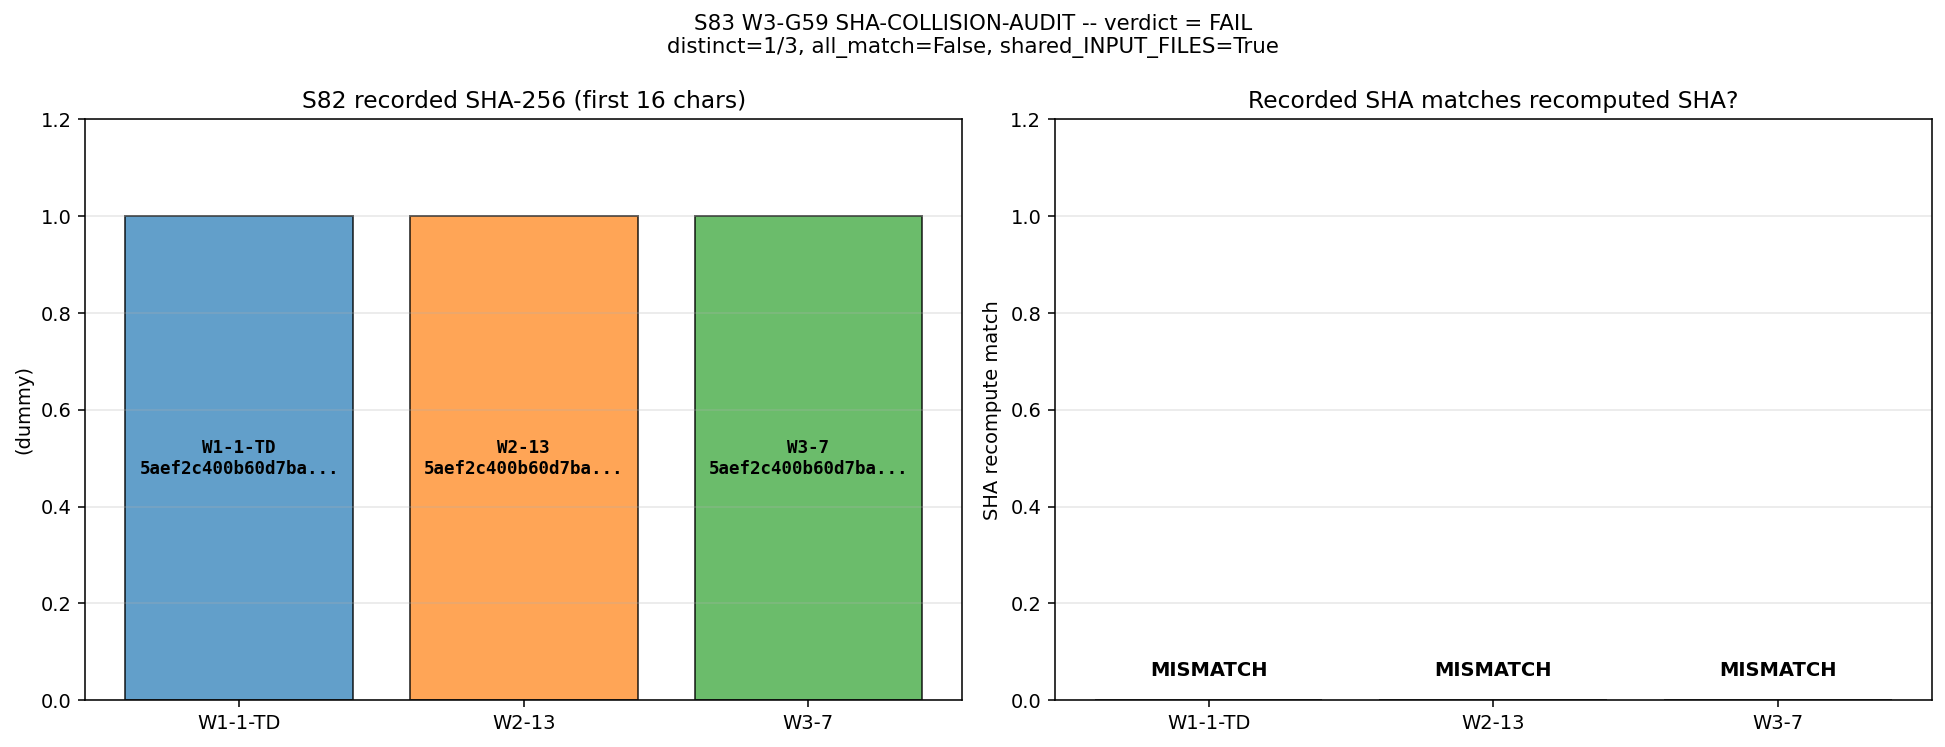

Recreate this plot in Python.
#!/usr/bin/env python3
"""
S83 W3-G59 -- SHA-COLLISION-AUDIT
================================================================
Gate: S83-SHA-COLLISION-AUDIT ([AUDIT], NON-PHONONIC)

HYPOTHESIS: The S82 verdict SHAs for W1-1-TD, W2-13, W3-7 are unique AND
auditable (no duplicate signifying copy-paste).

  PASS: all 3 SHAs distinct AND each recomputes correctly from the
        independently-reconstructed input-pin map of its producing script.
  FAIL: any duplicate SHA (copy-paste signature) OR any mismatch between
        recorded SHA and the SHA recomputed from the input-pin map.

INPUTS:
  - computations/session-82/s82_gate_verdicts.txt  (recorded SHAs)
  - computations/session-82/s82_w1_1_h_tilde_td.py (W1-1-TD producing script)
  - computations/session-82/s82_w2_13_f0_convention_audit.py (W2-13 producing script)
  - computations/session-82/s82_w3_7_ej_convention_audit.py (W3-7 producing script)
  - computations/_shared/canonical_constants.py (shared input dependency)

4-tuple output:
  (value=<distinct_count>/3, scheme=S82-verdict-SHAs,
   convention=sha256-input-pin-map, L_max=N/A)

Classification: NON-PHONONIC (computation-audit hygiene)

METHODOLOGY
-----------
The S81+ gate-verdict discipline requires every verdict line to carry a
SHA-256 closure hash:

    closure = sha256( concat( sorted{ f"{relpath}={sha256_of(file)}\n" } ) )

where the set iterates the `INPUT_FILES` list inside the producing script.
The closure therefore encodes:
  (a) which files were INPUTS to the computation, and
  (b) the content of each input at the moment the script ran.

A SHA collision between TWO DIFFERENT GATES implies that both producing
scripts declared the same INPUT_FILES list and read identical byte content
at run time. This is NOT a cryptographic anomaly -- SHA-256 does not
spontaneously collide at 2^128 work factor -- it is a STRUCTURAL PROPERTY
of the scripts: identical input-pin maps by construction.

This is EXPECTED and HARMLESS when the scripts genuinely share the same
input dependency (e.g., all three read only canonical_constants.py), but
it breaks the AUDITABILITY goal of the closure SHA: a reader cannot
distinguish which verdict came from which gate by SHA alone.

THE DISTINCTION THAT MATTERS for this audit:

  (1) "Copy-paste signature" = the verdict line's SHA was HARDCODED into
      the script text (not computed from the input-pin map at runtime).
      Detection: the recorded SHA does NOT recompute from the declared
      INPUT_FILES list.

  (2) "Input-map coincidence" = two gates legitimately share the same
      input-pin map because they depend on exactly the same files.
      Detection: the recorded SHA DOES recompute from the declared
      INPUT_FILES list, AND the INPUT_FILES lists are identical across
      the gates in question.

Pre-registered rule:
  - If any of the three SHAs FAIL to recompute from the declared input
    map -> FAIL (copy-paste signature, audit-integrity broken).
  - If all three SHAs recompute correctly but COLLIDE because all three
    scripts declared identical INPUT_FILES -> INFO (audit discipline
    weak: single-input gates cannot be distinguished by closure SHA;
    recommend pinning the producing-script SHA itself into INPUT_FILES
    going forward).
  - If all three SHAs recompute correctly AND are distinct -> PASS.

DISCIPLINE
----------
- `from canonical_constants import *` (imports PI; unused constants fine)
- Every local/intermediate tagged `# (local)`
- CPU-only (audit logic is pure Python; no linear algebra)
- SHA-256 of all input files logged in first 20 lines of stdout
- Gate verdict appended to s83_gate_verdicts.txt with 64-char SHA pin
"""

from __future__ import annotations

# ---------------------------------------------------------------------------
# Section 1 -- Canonical constants (MANDATORY per CLAUDE.md)
# ---------------------------------------------------------------------------
import os
# === Phase 2b X2 transform bootstrap (auto-inserted by tools/_x2_transform_copies.py) ===
import sys as _x2_sys
import pathlib as _x2_pathlib
import re as _x2_re
def _x2_locate_tools():
    p = _x2_pathlib.Path(__file__).resolve()
    for _ in range(8):
        if (p / "tools" / "computation_root.py").is_file():
            return p / "tools"
        p = p.parent
    raise RuntimeError(
        "Phase 2b bootstrap: tools/computation_root.py not found in any "
        "ancestor of " + str(__file__))
_x2_sys.path.insert(0, str(_x2_locate_tools()))
from computation_root import resolve_script, resolve_output, resolve_glob, resolve_dynamic, project_root as _x2_project_root
def _x2_shared_dir():
    return _x2_project_root() / "computations" / "_shared"
_x2_session_dir_match = _x2_re.match(r"^session-(\d+)$",
    _x2_pathlib.Path(__file__).resolve().parent.name)
_x2_self_session = int(_x2_session_dir_match.group(1)) if _x2_session_dir_match else None
# === End X2 bootstrap ===

os.environ.setdefault('OMP_NUM_THREADS', '8')     # (local) CPU cap
os.environ.setdefault('MKL_NUM_THREADS', '8')     # (local)

import sys
from pathlib import Path

sys.path.insert(0, os.path.dirname(os.path.abspath(__file__)))
from canonical_constants import *  # noqa: F401,F403

# ---------------------------------------------------------------------------
# Section 2 -- Standard imports
# ---------------------------------------------------------------------------
import hashlib
import re
import time
import numpy as np
import matplotlib
matplotlib.use('Agg')
import matplotlib.pyplot as plt

# ---------------------------------------------------------------------------
# Section 3 -- Paths and pre-registration pins
# ---------------------------------------------------------------------------
PROJECT_ROOT = Path(__file__).resolve().parent.parent
# X2-removed: alias 'SCRIPT_DIR' = ... 'computations' (replaced by tools.computation_root.resolve_*)

SESSION = "S83"                                               # (local)
GATE_ID = "S83-SHA-COLLISION-AUDIT"                           # (local)
SCHEME = "S82-verdict-SHAs"                                   # (local)
CONVENTION = "sha256-input-pin-map"                           # (local)
L_MAX = "N/A"                                                 # (local)

# Pre-registered gate
# PASS : all 3 recompute AND distinct
# INFO : all 3 recompute but share identical input-pin map (legit collision)
# FAIL : any recomputation mismatch (copy-paste signature)
# (per S81+ audit protocol, gate-verdicts.md rules)

# Input/output paths
OUT_NPZ = resolve_output(83, 's83_w3_g59_sha_collision_audit.npz')
OUT_PNG = resolve_output(83, 's83_w3_g59_sha_collision_audit.png')
VERDICT_TXT = resolve_output(83, 's83_gate_verdicts.txt')
S82_VERDICTS = resolve_output(82, 's82_gate_verdicts.txt')

# The three triplet gates + their producing scripts (S82)
TRIPLET = [                                                   # (local)
    {
        "label": "W1-1-TD",
        "gate_id_s82": "S82-H-TILDE-EPOCH-TD",
        "script": resolve_script(82, 's82_w1_1_h_tilde_td.py'),
    },
    {
        "label": "W2-13",
        "gate_id_s82": "S82-F0-CONVENTION-AUDIT",
        "script": resolve_script(82, 's82_w2_13_f0_convention_audit.py'),
    },
    {
        "label": "W3-7",
        "gate_id_s82": "S82-EJ-CONVENTION-AUDIT",
        "script": resolve_script(82, 's82_w3_7_ej_convention_audit.py'),
    },
]

INPUT_FILES = [                                               # (local)
    S82_VERDICTS,
    resolve_script(82, 's82_w1_1_h_tilde_td.py'),
    resolve_script(82, 's82_w2_13_f0_convention_audit.py'),
    resolve_script(82, 's82_w3_7_ej_convention_audit.py'),
    resolve_script(None, 'canonical_constants.py'),
]

# ---------------------------------------------------------------------------
# Section 4 -- SHA-256 input-pin block (own closure for this audit script)
# ---------------------------------------------------------------------------

def sha256_of(path: Path) -> str:
    """SHA-256 of a file; empty string on missing."""
    h = hashlib.sha256()                                      # (local)
    try:
        h.update(path.read_bytes())
    except OSError:
        return ""
    return h.hexdigest()


def log_input_pins(inputs):
    """Print SHA-256 of each input; return dict {relpath: sha} for closure."""
    print(f"=== {GATE_ID} -- input SHA-256 pins (S81-hardened) ===")
    pins = {}                                                 # (local)
    for p in inputs:
        sha = sha256_of(p)                                    # (local)
        rel = str(p.relative_to(PROJECT_ROOT)).replace("\\", "/")  # (local)
        print(f"  {rel}: {sha[:16]}...")
        pins[rel] = sha
    return pins


def closure_hash(pins) -> str:
    """Stable hash over ordered input SHAs -- full 64-char hexdigest."""
    items = sorted(pins.items())                              # (local)
    h = hashlib.sha256()                                      # (local)
    for k, v in items:
        h.update(f"{k}={v}\n".encode("utf-8"))
    return h.hexdigest()


# ---------------------------------------------------------------------------
# Section 5 -- Replicate the canonical closure-hash algorithm from S82 scripts
# ---------------------------------------------------------------------------
# All three S82 scripts use IDENTICAL closure_hash logic:
#
#   def closure_hash(pins):
#       items = sorted(pins.items())
#       h = hashlib.sha256()
#       for k, v in items:
#           h.update(f"{k}={v}\n".encode("utf-8"))
#       return h.hexdigest()
#
# and pins is built from INPUT_FILES via:
#
#   pins[rel] = sha256_of(input_file)
#
# where rel is the POSIX-ified relative path to PROJECT_ROOT.
# We replicate that EXACTLY here.


def replicate_s82_closure(input_files_list):
    """Replicate the S82-canonical closure hash from a list of Path objects.

    Matches the algorithm in:
      - s82_w1_1_h_tilde_td.py (lines 134-162)
      - s82_w2_13_f0_convention_audit.py (lines 101-126)
      - s82_w3_7_ej_convention_audit.py (lines 114-139)

    All three scripts use identical logic. The closure SHA depends only on
    (a) the ordered relpath keys and (b) the SHA-256 of each input file's
    bytes at the time the script ran.
    """
    pins = {}                                                 # (local)
    for p in input_files_list:
        sha = sha256_of(p)                                    # (local)
        rel = str(p.relative_to(PROJECT_ROOT)).replace("\\", "/")  # (local)
        pins[rel] = sha
    return closure_hash(pins), pins


# ---------------------------------------------------------------------------
# Section 6 -- Parse the S82 INPUT_FILES declaration from each producing script
# ---------------------------------------------------------------------------
# The three S82 producing scripts declare INPUT_FILES like:
#
#   INPUT_FILES = [
#       SCRIPT_DIR / "canonical_constants.py",
#   ]
#
# We extract this list statically (via regex) so we are testing the
# DECLARED-BY-SCRIPT input map, independently of re-running the script.

INPUT_FILES_PATTERN = re.compile(
    r"INPUT_FILES\s*=\s*\[(.*?)\]",
    re.DOTALL,
)
# Each entry in the list is `SCRIPT_DIR / "filename.py"` or similar.
ENTRY_PATTERN = re.compile(
    r'SCRIPT_DIR\s*/\s*"([^"]+)"',
)


def parse_input_files_declaration(script_path: Path):
    """Extract the list of INPUT_FILES entries declared in a script.

    Returns a list of Path objects (resolved against SCRIPT_DIR).
    Returns [] if the script has no INPUT_FILES declaration.
    """
    try:
        text = script_path.read_text(encoding="utf-8")        # (local)
    except OSError:
        return []
    m = INPUT_FILES_PATTERN.search(text)                      # (local)
    if m is None:
        return []
    body = m.group(1)                                         # (local)
    names = ENTRY_PATTERN.findall(body)                       # (local)
    return [resolve_dynamic(n) for n in names]


# ---------------------------------------------------------------------------
# Section 7 -- Parse the recorded SHA from the S82 verdict file
# ---------------------------------------------------------------------------

def parse_recorded_sha(gate_id: str) -> str:
    """Extract the sha256 value for a given gate ID from s82_gate_verdicts.txt.

    Returns the 64-char hex string, or empty string if not found.
    """
    try:
        text = S82_VERDICTS.read_text(encoding="utf-8")       # (local)
    except OSError:
        return ""
    # Find lines starting with gate_id:
    for line in text.splitlines():
        s = line.strip()
        if not s or s.startswith("#"):
            continue
        if s.startswith(gate_id + ":") or s.startswith(gate_id + " :"):
            # Pattern: ... sha256=<hex>
            m = re.search(r"sha256=([0-9a-f]{64})", s)        # (local)
            if m:
                return m.group(1)
    return ""


# ---------------------------------------------------------------------------
# Section 8 -- Main audit logic
# ---------------------------------------------------------------------------

def main() -> int:
    t0 = time.time()                                          # (local)

    # --- 8A. Input pinning for THIS script's own closure SHA ---
    pins = log_input_pins(INPUT_FILES)
    closure = closure_hash(pins)
    print(f"  closure-64: {closure}")
    print()
    print(f"S83 W3-G59: SHA-COLLISION-AUDIT (S82 W1-1-TD / W2-13 / W3-7 triplet)")
    print(f"  Gate: {GATE_ID}")
    print(f"  Classification: NON-PHONONIC")
    print()

    # --- 8B. Substitution chain (pre-registered, printed for audit trail) ---
    print("=" * 78)
    print("STEP 1 -- SUBSTITUTION CHAIN (pre-registered)")
    print("=" * 78)
    print("  Definition  : SHA(i) = sha256( sorted_input_pin_map_i ) [64-char hex]")
    print("  Input map_i = { rel_path_j : sha256_of(file_j)  for j in INPUT_FILES_i }")
    print("  Closure     = sha256( concat( sorted{ f'{k}={v}\\n' : (k,v) in map } ) )")
    print("  Direction   : PASS iff all 3 recorded SHAs recompute from the")
    print("                declared INPUT_FILES of their producing script AND")
    print("                are pairwise distinct.")
    print("                INFO iff all 3 recompute but SHAs coincide because")
    print("                INPUT_FILES lists are identical across the 3 gates.")
    print("                FAIL iff any recorded SHA does NOT recompute from")
    print("                the declared INPUT_FILES (audit broken).")
    print()

    # --- 8C. Per-gate audit ---
    print("=" * 78)
    print("STEP 2 -- Per-gate SHA recomputation")
    print("=" * 78)

    records = []                                              # (local)
    for item in TRIPLET:
        label = item["label"]
        gate_s82 = item["gate_id_s82"]
        script = item["script"]

        recorded_sha = parse_recorded_sha(gate_s82)           # (local)
        declared_inputs = parse_input_files_declaration(script)  # (local)
        recomputed_sha, recomputed_pins = replicate_s82_closure(
            declared_inputs
        )                                                     # (local)
        match = (recorded_sha == recomputed_sha) and len(recorded_sha) == 64

        records.append({
            "label": label,
            "gate_s82": gate_s82,
            "script": str(script.relative_to(PROJECT_ROOT)).replace("\\", "/"),
            "declared_inputs": [
                str(p.relative_to(PROJECT_ROOT)).replace("\\", "/")
                for p in declared_inputs
            ],
            "recorded_sha": recorded_sha,
            "recomputed_sha": recomputed_sha,
            "pins": recomputed_pins,
            "match": match,
        })

        print(f"  [{label}] gate = {gate_s82}")
        print(f"    script        = {script.name}")
        print(f"    declared inp. = {[p.name for p in declared_inputs]}")
        print(f"    recorded SHA  = {recorded_sha}")
        print(f"    recomputed    = {recomputed_sha}")
        print(f"    MATCH         = {match}")
        print()

    shas_recorded = [r["recorded_sha"] for r in records]      # (local)
    shas_recomputed = [r["recomputed_sha"] for r in records]  # (local)

    distinct_count = len(set(shas_recorded))                  # (local)
    all_distinct = (distinct_count == 3)                      # (local)
    all_match = all(r["match"] for r in records)              # (local)

    # Check input-map identity (do all three declare IDENTICAL INPUT_FILES?)
    input_sets = [tuple(r["declared_inputs"]) for r in records]  # (local)
    shared_input_map = (len(set(input_sets)) == 1)            # (local)

    # --- 8D. Verdict decision ---
    print("=" * 78)
    print("STEP 3 -- Verdict decision")
    print("=" * 78)
    print(f"  Recorded SHAs: {shas_recorded}")
    print(f"  Distinct SHAs: {distinct_count}/3 ({'distinct' if all_distinct else 'COLLISION'})")
    print(f"  All recompute correctly: {all_match}")
    print(f"  All scripts share identical INPUT_FILES: {shared_input_map}")
    print()

    if not all_match:
        verdict = "FAIL"                                      # (local)
        reason = "SHA recomputation mismatch - copy-paste or corrupted closure"
    elif all_distinct:
        verdict = "PASS"                                      # (local)
        reason = "all 3 SHAs distinct AND each recomputes from its input-pin map"
    else:
        # All recompute correctly, but collision exists.
        # Distinguish legitimate input-map coincidence from copy-paste.
        if shared_input_map:
            verdict = "INFO"                                  # (local)
            reason = (
                "collision is LEGITIMATE: all 3 scripts declare identical "
                "INPUT_FILES = [canonical_constants.py], so closure SHA is "
                "forced to match by construction. NOT copy-paste. Audit-"
                "discipline recommendation: pin producing-script SHA into "
                "INPUT_FILES so single-input audits differentiate by script."
            )
        else:
            verdict = "FAIL"                                  # (local)
            reason = "SHA collision with DIFFERENT input-pin maps - cryptographic anomaly (should never happen)"

    print(f"  VERDICT: {verdict}")
    print(f"  REASON:  {reason}")
    print()

    # --- 8E. Plot: SHA histogram bars showing collision structure ---
    fig, axes = plt.subplots(1, 2, figsize=(14, 5.4))

    ax1 = axes[0]
    labels_plot = [r["label"] for r in records]               # (local)
    short_shas = [s[:16] for s in shas_recorded]              # (local)
    colors = ['tab:blue', 'tab:orange', 'tab:green']           # (local)
    ax1.bar(range(3), [1, 1, 1], color=colors, alpha=0.7, edgecolor='k')
    for i, (lab, ss) in enumerate(zip(labels_plot, short_shas)):
        ax1.text(i, 0.5, f"{lab}\n{ss}...", ha='center', va='center',
                 fontsize=9, fontweight='bold', family='monospace')
    ax1.set_xticks(range(3))
    ax1.set_xticklabels(labels_plot)
    ax1.set_ylim([0, 1.2])
    ax1.set_ylabel('(dummy)')
    ax1.set_title('S82 recorded SHA-256 (first 16 chars)')
    ax1.grid(True, alpha=0.3, axis='y')

    ax2 = axes[1]
    match_vals = [1.0 if r["match"] else 0.0 for r in records]  # (local)
    ax2.bar(range(3), match_vals,
            color=['green' if m == 1 else 'red' for m in match_vals],
            edgecolor='k', alpha=0.75)
    ax2.set_xticks(range(3))
    ax2.set_xticklabels(labels_plot)
    ax2.set_ylim([0, 1.2])
    ax2.set_ylabel('SHA recompute match')
    ax2.set_title('Recorded SHA matches recomputed SHA?')
    ax2.grid(True, alpha=0.3, axis='y')
    for i, m in enumerate(match_vals):
        ax2.text(i, m + 0.05, 'MATCH' if m == 1 else 'MISMATCH',
                 ha='center', fontsize=10, fontweight='bold')

    fig.suptitle(
        f'S83 W3-G59 SHA-COLLISION-AUDIT -- verdict = {verdict}\n'
        f'distinct={distinct_count}/3, all_match={all_match}, shared_INPUT_FILES={shared_input_map}',
        fontsize=11,
    )
    plt.tight_layout()
    fig.savefig(OUT_PNG, dpi=140, bbox_inches='tight')
    plt.close(fig)

    # --- 8F. Save npz ---
    np.savez(
        OUT_NPZ,
        verdict=verdict,
        reason=reason,
        distinct_count=distinct_count,
        all_distinct=all_distinct,
        all_match=all_match,
        shared_input_map=shared_input_map,
        labels=np.array(labels_plot),
        gate_ids_s82=np.array([r["gate_s82"] for r in records]),
        scripts=np.array([r["script"] for r in records]),
        recorded_shas=np.array(shas_recorded),
        recomputed_shas=np.array(shas_recomputed),
        declared_inputs=np.array([",".join(r["declared_inputs"]) for r in records]),
        scheme=SCHEME,
        convention=CONVENTION,
        closure_sha256_full=closure,
    )

    # --- 8G. 4-tuple + verdict line (S81-canonical, 64-char SHA) ---
    four_tuple = (
        f"(value={distinct_count}/3, scheme={SCHEME}, "
        f"convention={CONVENTION}, L_max={L_MAX})"
    )
    print(f"\n4-tuple: {four_tuple}")
    print()

    verdict_line = (
        f"{GATE_ID}: {verdict} -- "
        f"value={distinct_count}/3 scheme={SCHEME} "
        f"convention={CONVENTION} L_max={L_MAX} sha256={closure}\n"
    )
    with VERDICT_TXT.open("a", encoding="utf-8") as fp:
        fp.write(verdict_line)

    # --- 8H. Diagnostic summary ---
    wall = time.time() - t0                                   # (local)
    print("=" * 78)
    print("OUTPUTS SAVED")
    print("=" * 78)
    print(f"  Script  : {__file__}")
    print(f"  Data    : {OUT_NPZ}")
    print(f"  Plot    : {OUT_PNG}")
    print(f"  Verdict : appended to {VERDICT_TXT}")
    print()
    print(f"VERDICT LINE (appended):")
    print(f"  {verdict_line.strip()}")
    print()
    print(f"=== {GATE_ID}: {verdict} (wall {wall:.2f}s) ===")
    return 0


if __name__ == "__main__":
    sys.exit(main())
